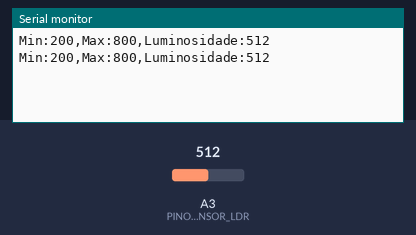
Bench run of a sketch on a simulated Arduino Uno, built with avr-gcc and run on an emulated ATmega328P. On the bench: the last lines printed to the serial monitor. The test bench sets the inputs (shaded band); at power-on: A3 (PINO_SENSOR_LDR) = 512.

Above: at 2.8 s.
2.9 s: A3 (PINO_SENSOR_LDR) set to 716
At 5.0 s:
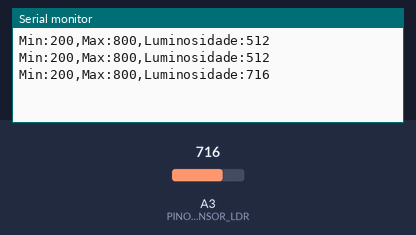
5.6 s: A3 (PINO_SENSOR_LDR) set to 900
At 6.5 s:
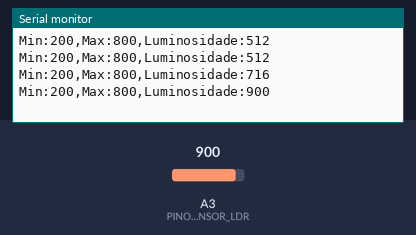
Timing chart, 0 to 8.6 s (numbered marks = the images above; inputs shaded):
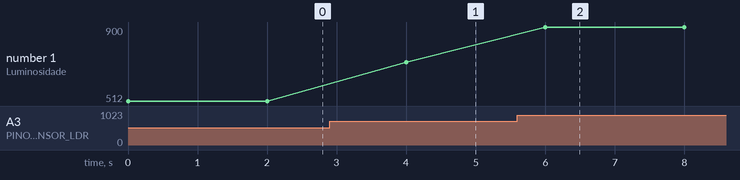

Measured:
- after the input at 2.9 s, the serial monitor: prints a new line after 1.1 s (image 1)
- after the input at 5.6 s, the serial monitor: prints a new line after 0.40 s (image 2)
- plotted number 1: 512 → 716 after the input at 2.9 s, 716 → 900 after the input at 5.6 s

The sketch:

SensorLuminosidade.ino
```cpp
const int PINO_SENSOR_LDR = A3;
float valorLuminosidade;

void setup() {
  Serial.begin(9600);
}

void loop() {
  int valorLuminosidade = analogRead(PINO_SENSOR_LDR);

  Serial.print("Min:200,Max:800,Luminosidade:");
  Serial.println(valorLuminosidade);

  delay(2000);
}
```
